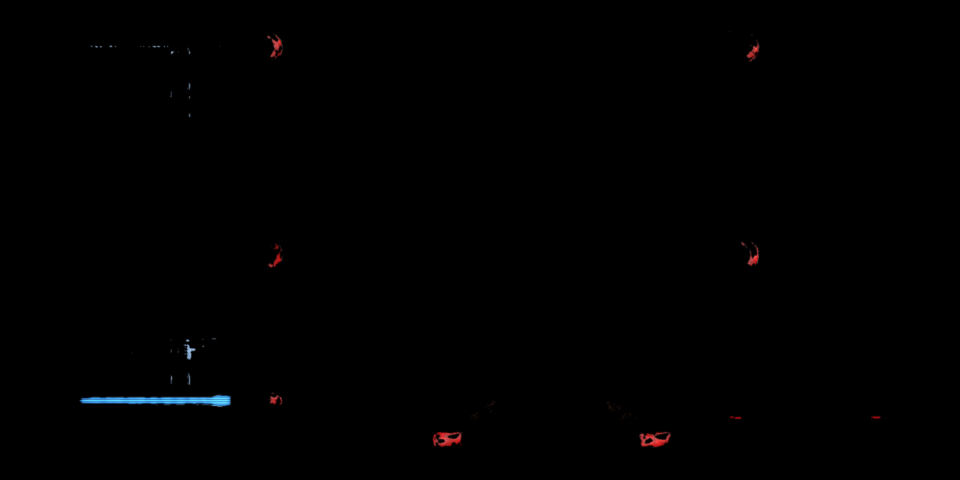
#> input picture sprites/roster/src/runabout_em.png, 1920 x 960 px (shown at 1/2 size)
$ python fillbg.py runabout_em.png runabout_em.png 5
#> lines starting #> are read from the running program, lines starting #| are printed output that depends on the picture; after the words box and inside, x2 and y2 are one past the last pixel; in counts of white or black regions, pixels touching at a corner belong together
"""Replace the white background around a projected texture (e.g. a top-view schematic) with the hull colour,
so faces whose UVs fall just outside the drawn ship are not white. Flood fill from the borders over near-white pixels.
Usage: python3 -I fillbg.py IN OUT [threshold]"""
import sys
import numpy as np
from PIL import Image
from collections import deque
src, out = sys.argv[1], sys.argv[2]; th = int(sys.argv[3]) if len(sys.argv) > 3 else 225
a = np.asarray(Image.open(src).convert('RGB')).copy(); h, w, _ = a.shape
#> further down, a is the input picture: shape (960, 1920, 3); mean R, G, B 0.6, 0.5, 0.7
#> after `h, w, _ = a.shape`: h = 960; w = 1920
white = (a.min(-1) >= th)
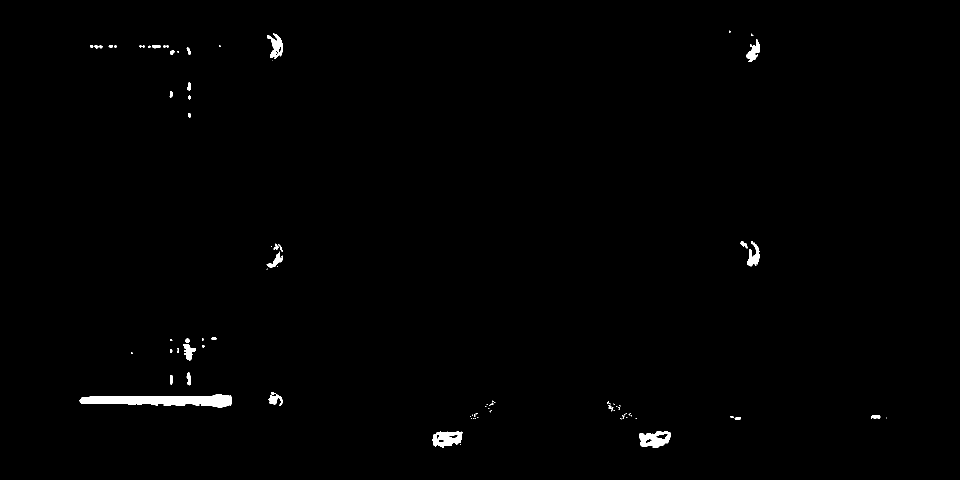
#> white: shape (960, 1920) bool (shown at 1/2 size); 0.7% white; 89 white regions (54 under 20 px), largest, box (x1, y1, x2, y2) and area: (158, 788, 463, 815) 5212, (1278, 862, 1342, 895) 1345, (865, 863, 926, 895) 1314
seen = np.zeros((h, w), bool); q = deque()
for x in range(w):
    for y in (0, h - 1):
        if white[y, x] and not seen[y, x]: seen[y, x] = True; q.append((y, x))
#> seen: shape (960, 1920) bool; every value is 0
for y in range(h):
    for x in (0, w - 1):
        if white[y, x] and not seen[y, x]: seen[y, x] = True; q.append((y, x))
while q:
    y, x = q.popleft()
    for dy, dx in ((1, 0), (-1, 0), (0, 1), (0, -1)):
        yy, xx = y + dy, x + dx
        if 0 <= yy < h and 0 <= xx < w and white[yy, xx] and not seen[yy, xx]: seen[yy, xx] = True; q.append((yy, xx))
hull = np.median(a[~seen & ~white], 0).astype(np.uint8)
#> hull = [0, 0, 0]
a[seen] = hull
# also grow the hull colour one ring into the anti-aliased edge
Image.fromarray(a).save(out, quality=95); print(src.split('/')[-1], 'filled', round(seen.mean() * 100, 1), '% with', hull)
#| runabout_em.png filled 0.0 % with [0 0 0]
